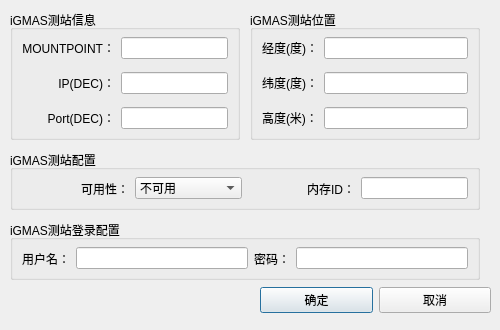
<?xml version="1.0" encoding="UTF-8"?>
<ui version="4.0">
 <class>AddIGMASStationDialog</class>
 <widget class="QDialog" name="AddIGMASStationDialog">
  <property name="geometry">
   <rect>
    <x>0</x>
    <y>0</y>
    <width>500</width>
    <height>330</height>
   </rect>
  </property>
  <property name="windowTitle">
   <string>Dialog</string>
  </property>
  <widget class="QGroupBox" name="infoContainer">
   <property name="geometry">
    <rect>
     <x>10</x>
     <y>10</y>
     <width>230</width>
     <height>130</height>
    </rect>
   </property>
   <property name="title">
    <string>iGMAS测站信息</string>
   </property>
   <layout class="QGridLayout" name="gridLayout_2">
    <property name="topMargin">
     <number>0</number>
    </property>
    <property name="bottomMargin">
     <number>0</number>
    </property>
    <item row="0" column="0">
     <widget class="QLabel" name="label">
      <property name="text">
       <string>MOUNTPOINT：</string>
      </property>
      <property name="alignment">
       <set>Qt::AlignRight|Qt::AlignTrailing|Qt::AlignVCenter</set>
      </property>
     </widget>
    </item>
    <item row="0" column="1">
     <widget class="QLineEdit" name="stationMountEdit"/>
    </item>
    <item row="1" column="0">
     <widget class="QLabel" name="label_2">
      <property name="text">
       <string>IP(DEC)：</string>
      </property>
      <property name="alignment">
       <set>Qt::AlignRight|Qt::AlignTrailing|Qt::AlignVCenter</set>
      </property>
     </widget>
    </item>
    <item row="1" column="1">
     <widget class="QLineEdit" name="stationIPEdit"/>
    </item>
    <item row="2" column="0">
     <widget class="QLabel" name="label_3">
      <property name="text">
       <string>Port(DEC)：</string>
      </property>
      <property name="alignment">
       <set>Qt::AlignRight|Qt::AlignTrailing|Qt::AlignVCenter</set>
      </property>
     </widget>
    </item>
    <item row="2" column="1">
     <widget class="QLineEdit" name="stationPortEdit"/>
    </item>
   </layout>
  </widget>
  <widget class="QWidget" name="horizontalLayoutWidget">
   <property name="geometry">
    <rect>
     <x>260</x>
     <y>280</y>
     <width>231</width>
     <height>41</height>
    </rect>
   </property>
   <layout class="QHBoxLayout" name="horizontalLayout">
    <property name="spacing">
     <number>6</number>
    </property>
    <item>
     <widget class="QPushButton" name="confirmButton">
      <property name="sizePolicy">
       <sizepolicy hsizetype="Minimum" vsizetype="Fixed">
        <horstretch>0</horstretch>
        <verstretch>0</verstretch>
       </sizepolicy>
      </property>
      <property name="text">
       <string>确定</string>
      </property>
     </widget>
    </item>
    <item>
     <widget class="QPushButton" name="cancelButton">
      <property name="text">
       <string>取消</string>
      </property>
     </widget>
    </item>
   </layout>
  </widget>
  <widget class="QGroupBox" name="groupBox">
   <property name="geometry">
    <rect>
     <x>250</x>
     <y>10</y>
     <width>230</width>
     <height>130</height>
    </rect>
   </property>
   <property name="title">
    <string>iGMAS测站位置</string>
   </property>
   <layout class="QGridLayout" name="gridLayout">
    <property name="topMargin">
     <number>0</number>
    </property>
    <property name="bottomMargin">
     <number>0</number>
    </property>
    <item row="0" column="0">
     <widget class="QLabel" name="label_4">
      <property name="text">
       <string>经度(度)：</string>
      </property>
      <property name="alignment">
       <set>Qt::AlignRight|Qt::AlignTrailing|Qt::AlignVCenter</set>
      </property>
     </widget>
    </item>
    <item row="0" column="1">
     <widget class="QLineEdit" name="stationLongitudeEdit"/>
    </item>
    <item row="1" column="0">
     <widget class="QLabel" name="label_5">
      <property name="text">
       <string>纬度(度)：</string>
      </property>
      <property name="alignment">
       <set>Qt::AlignRight|Qt::AlignTrailing|Qt::AlignVCenter</set>
      </property>
     </widget>
    </item>
    <item row="1" column="1">
     <widget class="QLineEdit" name="stationLatitudeEdit"/>
    </item>
    <item row="2" column="0">
     <widget class="QLabel" name="label_6">
      <property name="text">
       <string>高度(米)：</string>
      </property>
     </widget>
    </item>
    <item row="2" column="1">
     <widget class="QLineEdit" name="stationHeightEdit"/>
    </item>
   </layout>
  </widget>
  <widget class="QGroupBox" name="groupBox_2">
   <property name="geometry">
    <rect>
     <x>10</x>
     <y>150</y>
     <width>470</width>
     <height>60</height>
    </rect>
   </property>
   <property name="title">
    <string>iGMAS测站配置</string>
   </property>
   <layout class="QHBoxLayout" name="horizontalLayout_2" stretch="1,1,1,1">
    <property name="topMargin">
     <number>0</number>
    </property>
    <property name="bottomMargin">
     <number>0</number>
    </property>
    <item>
     <widget class="QLabel" name="label_8">
      <property name="text">
       <string>可用性：</string>
      </property>
      <property name="alignment">
       <set>Qt::AlignRight|Qt::AlignTrailing|Qt::AlignVCenter</set>
      </property>
     </widget>
    </item>
    <item>
     <widget class="QComboBox" name="stationAvailableBox">
      <item>
       <property name="text">
        <string>不可用</string>
       </property>
      </item>
      <item>
       <property name="text">
        <string>可用</string>
       </property>
      </item>
     </widget>
    </item>
    <item>
     <widget class="QLabel" name="label_7">
      <property name="text">
       <string>内存ID：</string>
      </property>
      <property name="alignment">
       <set>Qt::AlignRight|Qt::AlignTrailing|Qt::AlignVCenter</set>
      </property>
     </widget>
    </item>
    <item>
     <widget class="QLineEdit" name="stationMemIDEdit"/>
    </item>
   </layout>
  </widget>
  <widget class="QGroupBox" name="groupBox_3">
   <property name="geometry">
    <rect>
     <x>10</x>
     <y>220</y>
     <width>470</width>
     <height>60</height>
    </rect>
   </property>
   <property name="title">
    <string>iGMAS测站登录配置</string>
   </property>
   <layout class="QHBoxLayout" name="horizontalLayout_3" stretch="0,0,0,0">
    <property name="topMargin">
     <number>0</number>
    </property>
    <property name="bottomMargin">
     <number>0</number>
    </property>
    <item>
     <widget class="QLabel" name="label_9">
      <property name="text">
       <string>用户名：</string>
      </property>
      <property name="alignment">
       <set>Qt::AlignRight|Qt::AlignTrailing|Qt::AlignVCenter</set>
      </property>
     </widget>
    </item>
    <item>
     <widget class="QLineEdit" name="stationUserNameEdit"/>
    </item>
    <item>
     <widget class="QLabel" name="label_10">
      <property name="text">
       <string>密码：</string>
      </property>
      <property name="alignment">
       <set>Qt::AlignRight|Qt::AlignTrailing|Qt::AlignVCenter</set>
      </property>
     </widget>
    </item>
    <item>
     <widget class="QLineEdit" name="stationPasswordEdit"/>
    </item>
   </layout>
  </widget>
 </widget>
 <resources/>
 <connections/>
</ui>
